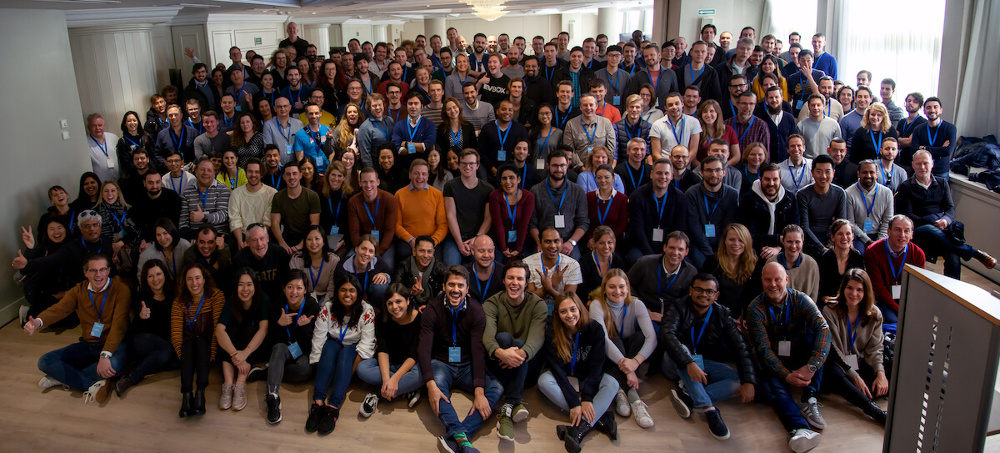
#> input picture experiment/test_data/test3.jpeg, 1000 x 453 px
$ python haar_opencv.py
#> lines starting #> are read from the running program, lines starting #| are printed output that depends on the picture; after the words box and inside, x2 and y2 are one past the last pixel; in counts of white or black regions, pixels touching at a corner belong together
import cv2


def main():
    face_cascade = cv2.CascadeClassifier(cv2.data.haarcascades + 'haarcascade_frontalface_default.xml')

    img = cv2.imread('../test_data/test3.jpeg')
#> img is the input picture: shape (453, 1000, 3); mean B, G, R 67.1, 69, 81
    if img is None:
        print("Nu s-a putut încărca imaginea.")
        return

    gray = cv2.cvtColor(img, cv2.COLOR_BGR2GRAY)
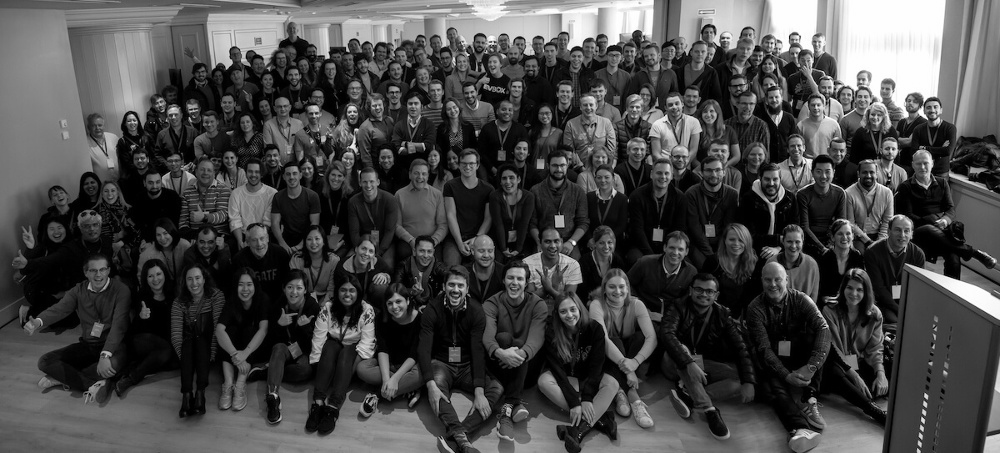
#> gray: shape (453, 1000); min 0, max 255, mean 72.4

    faces = face_cascade.detectMultiScale(gray, scaleFactor=1.1, minNeighbors=5, minSize=(30, 30))
#> faces = [[81, 256, 34, 34], [439, 271, 34, 34]]

    for (x, y, w, h) in faces:
        cv2.rectangle(img, (x, y), (x + w, y + h), (0, 255, 0), 2)
#> this loop made 2 passes
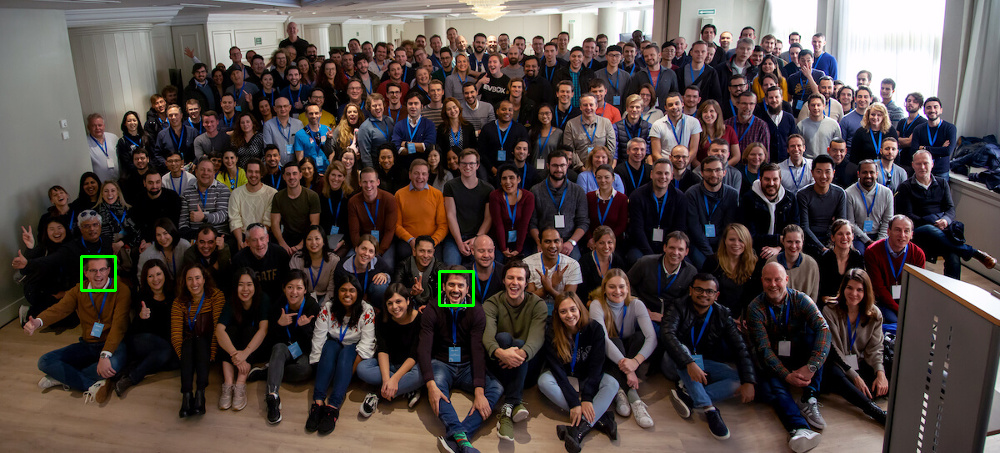
#> img: shape (453, 1000, 3); 0.18% of pixels changed, all inside (x1, y1, x2, y2) = (80, 255, 475, 307)

    cv2.imshow('', img)
    cv2.waitKey(0)
    cv2.destroyAllWindows()


if __name__ == "__main__":
    main()

$ run again, with experiment/test_data/test.jpg copied over experiment/test_data/test3.jpeg
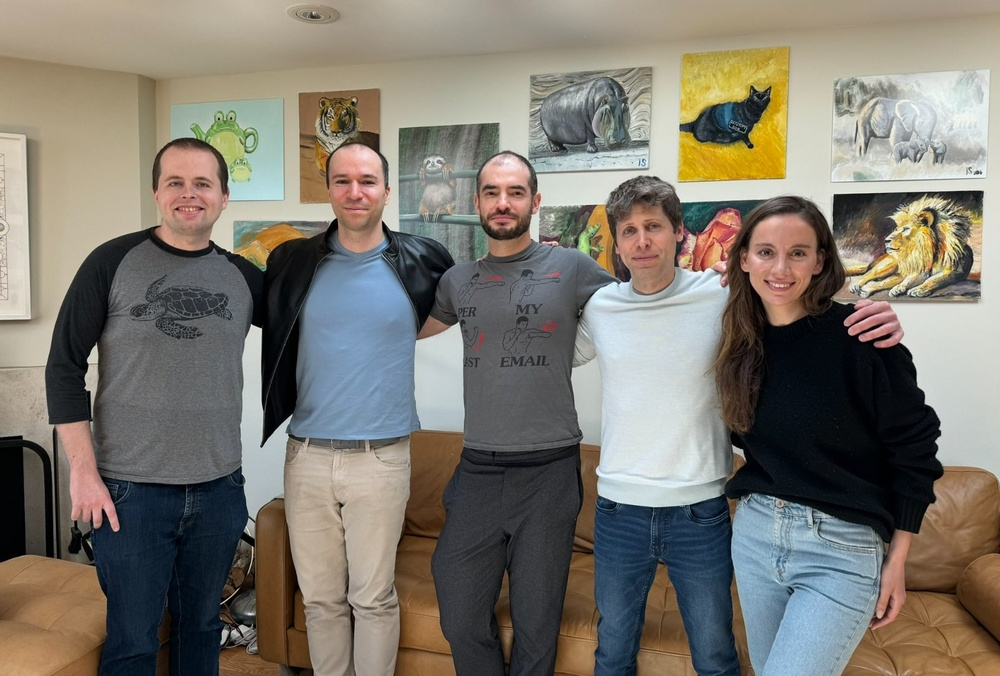
#> input picture experiment/test_data/test.jpg, 1000 x 676 px, shrunk from 1606 x 1085 before the run
#> in main, img is the input picture: shape (676, 1000, 3); mean B, G, R 110.5, 120.1, 124.9
#> in main, `gray = cv2.cvtColor(img, cv2.COLOR_BGR2GRAY)`:
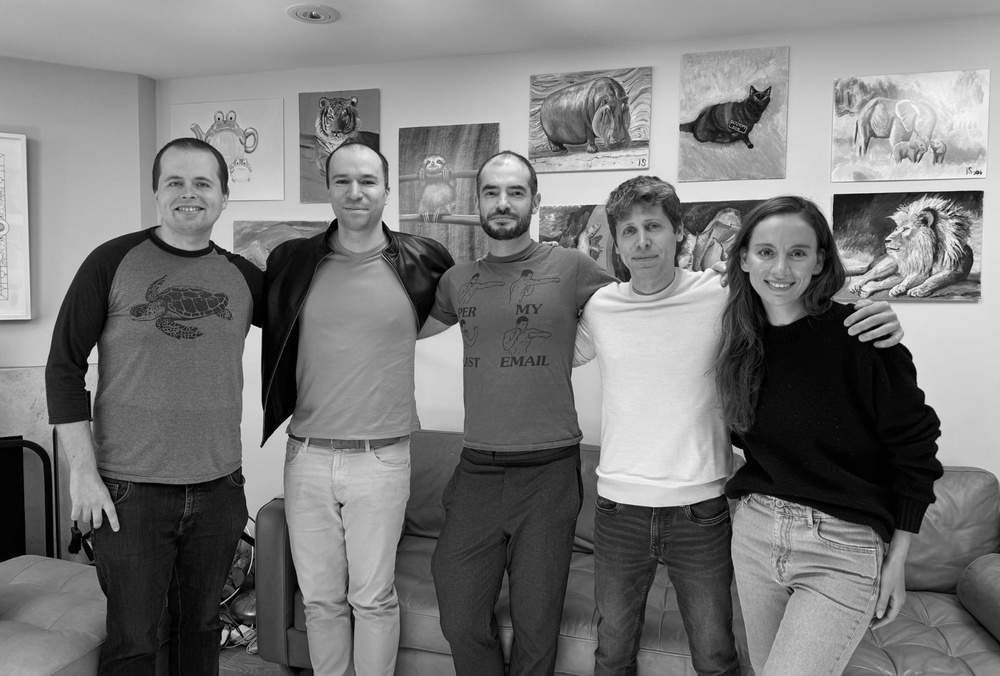
#> gray: shape (676, 1000); min 0, max 253, mean 120.4
#> faces = [[319, 153, 71, 71], [469, 165, 71, 71], [149, 152, 80, 80], [607, 202, 72, 72], [738, 219, 87, 87]]
#> the loop in main, `for (x, y, w, h) in faces:` made 5 passes
#> after the loop in main, `for (x, y, w, h) in faces:`:
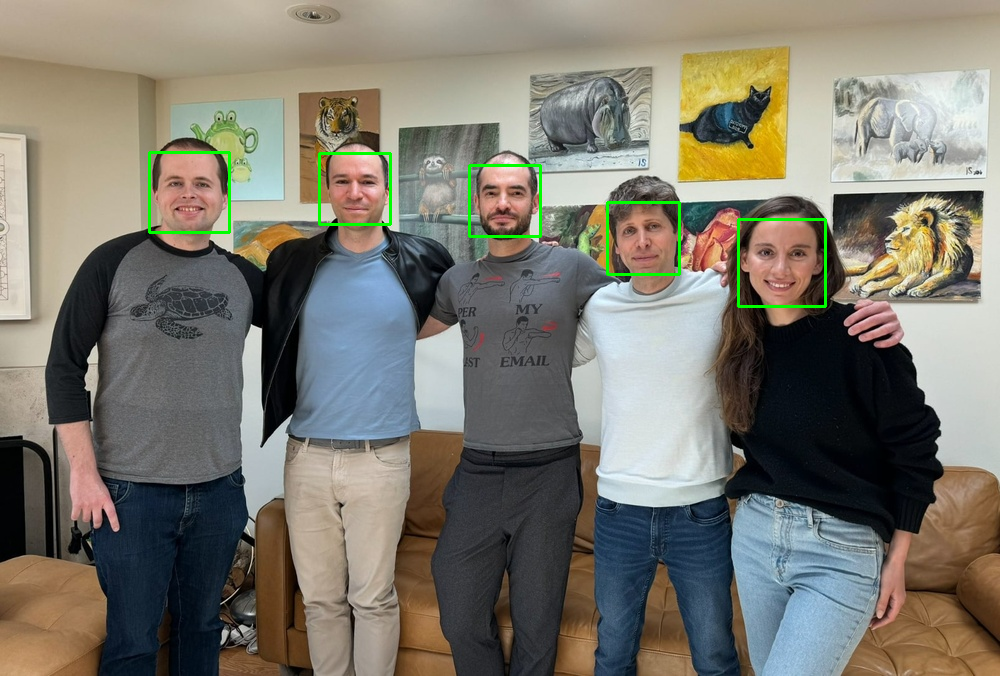
#> img: shape (676, 1000, 3); 0.67% of pixels changed, all inside (x1, y1, x2, y2) = (148, 151, 827, 308)
